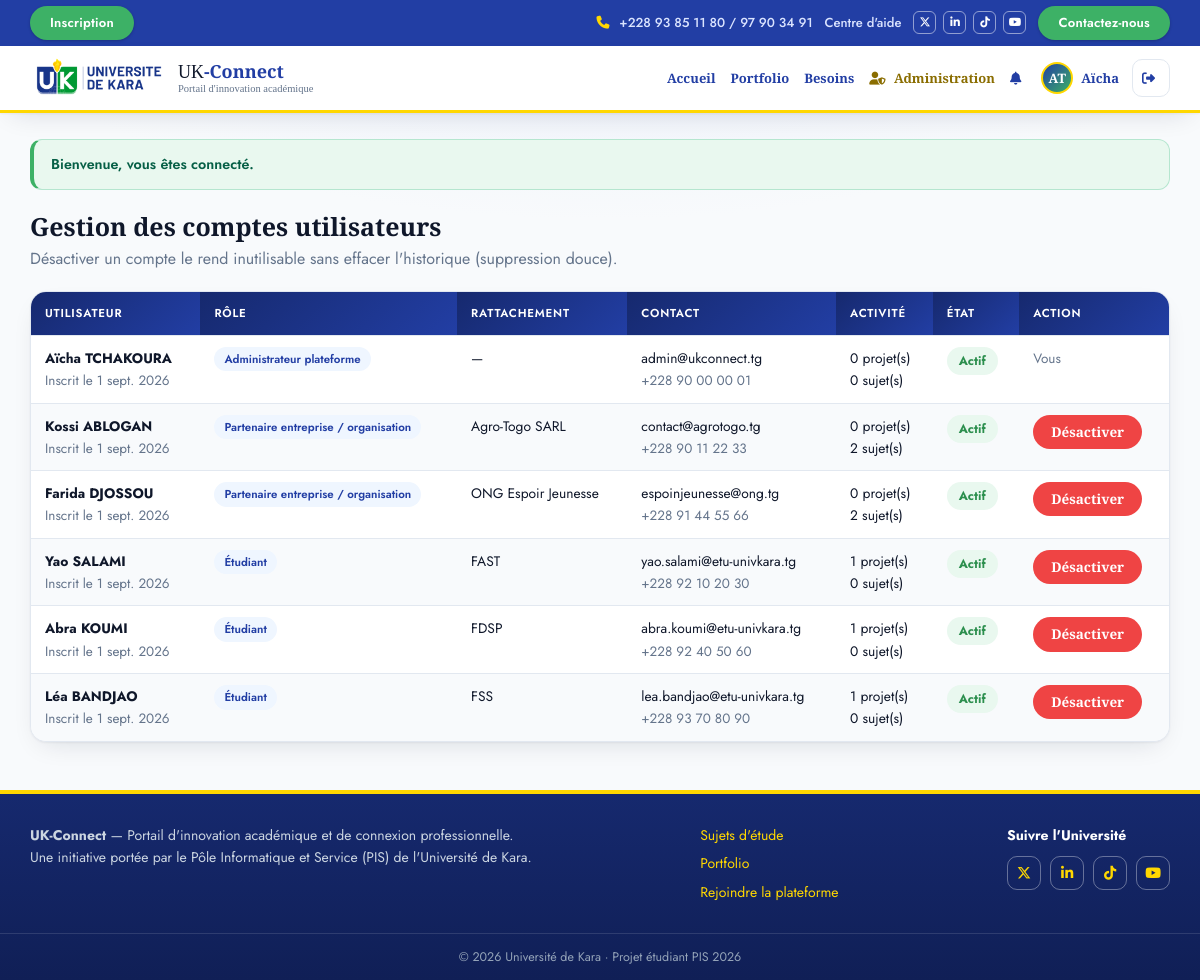
Page /admin/utilisateurs.php (signed in) on the committed database.
### tables this page shows
CREATE TABLE utilisateurs (
    id                INT UNSIGNED  NOT NULL AUTO_INCREMENT COMMENT 'Identifiant unique du compte',
    nom               VARCHAR(100)  NOT NULL                COMMENT 'Nom de famille',
    prenom            VARCHAR(100)  NOT NULL                COMMENT 'Prénom',
    email             VARCHAR(150)  NOT NULL                COMMENT 'Identifiant de connexion (unique)',
    telephone         VARCHAR(20)   NULL                    COMMENT 'Contact visible aux partenaires',
    mot_de_passe      VARCHAR(255)  NOT NULL                COMMENT 'Hachage password_hash (bcrypt/argon2) — JAMAIS en clair',
    role_id           TINYINT UNSIGNED NOT NULL             COMMENT 'Rôle du compte → roles(id)',
    id_faculte        INT UNSIGNED  NULL                    COMMENT 'Faculté de rattachement (étudiants)',
    nom_structure     VARCHAR(150)  NULL                    COMMENT 'Raison sociale (partenaires uniquement)',
    niveau_etudes     VARCHAR(60)   NULL                    COMMENT 'Niveau d''études actuel (Licence 3, Master 1, Ingénieur…)',
    photo_profil      VARCHAR(255)  NULL                    COMMENT 'Nom du fichier avatar',
    banniere_profil   VARCHAR(255)  NULL                    COMMENT 'Nom du fichier bannière de couverture',
    bio               TEXT          NULL                    COMMENT 'Présentation libre du profil',
    actif             BOOLEAN       NOT NULL DEFAULT TRUE   COMMENT 'Suppression douce : FALSE = compte désactivé',
    date_creation     TIMESTAMP     NOT NULL DEFAULT CURRENT_TIMESTAMP COMMENT 'Création du compte',
    date_modification TIMESTAMP     NOT NULL DEFAULT CURRENT_TIMESTAMP
                                    ON UPDATE CURRENT_TIMESTAMP COMMENT 'Dernière mise à jour (auto)',
    PRIMARY KEY (id),
    UNIQUE KEY uq_utilisateurs_email (email),
    KEY idx_utilisateurs_role (role_id),
    CONSTRAINT fk_utilisateurs_role     FOREIGN KEY (role_id)   REFERENCES roles(id)
                                        ON DELETE RESTRICT ON UPDATE CASCADE,
    CONSTRAINT fk_utilisateurs_faculte  FOREIGN KEY (id_faculte) REFERENCES facultes(id)
                                        ON DELETE SET NULL ON UPDATE CASCADE,
    CONSTRAINT chk_utilisateurs_email   CHECK (email LIKE '%_@_%._%'),
    CONSTRAINT chk_utilisateurs_mdp     CHECK (CHAR_LENGTH(mot_de_passe) >= 20)
                                         
                                         
);

CREATE TABLE roles (
    id       TINYINT UNSIGNED NOT NULL AUTO_INCREMENT COMMENT 'Identifiant du rôle',
    code     VARCHAR(20)      NOT NULL                COMMENT 'Code technique (utilisé dans le code PHP)',
    libelle  VARCHAR(60)      NOT NULL                COMMENT 'Libellé lisible affiché dans l''UI',
    PRIMARY KEY (id),
    UNIQUE KEY uq_roles_code (code)
);

CREATE TABLE facultes (
    id          INT UNSIGNED NOT NULL AUTO_INCREMENT COMMENT 'Identifiant de la faculté',
    nom_faculte VARCHAR(150) NOT NULL                COMMENT 'Intitulé complet de la faculté / institut',
    sigle       VARCHAR(20)  NOT NULL                COMMENT 'Sigle officiel (FLESH, FASEG…)',
    PRIMARY KEY (id),
    UNIQUE KEY uq_facultes_sigle (sigle)
);

### includes/auth.php (called while the page is built, shortened)
<?php
require_once __DIR__ . '/../config/database.php';
require_once __DIR__ . '/functions.php';
function current_user(): ?array
{
    static $cache = false;
    global $USER_COURANT;
    if ($cache !== false) return $USER_COURANT;
    $cache = true;
    $st = db()->prepare(
        'SELECT u.*, r.code AS role_code, f.sigle AS faculte_sigle
         FROM utilisateurs u
         JOIN roles r        ON r.id = u.role_id
         LEFT JOIN facultes f ON f.id = u.id_faculte
         WHERE u.id = ? AND u.actif = 1'
    );
    $st->execute([$_SESSION['user_id']]);
    $u = $st->fetch();
    $USER_COURANT = $u;
    return $u;
}
function est_admin(): bool     { $u = current_user(); return $u && $u['role_code'] === 'admin'; }
function require_login(): array
{
    $u = current_user();
    return $u;
}
function require_role(string ...$roles): array
{
    $u = require_login();
    return $u;
}

### config/database.php (called while the page is built, shortened)
<?php
function db(): PDO
{
    static $pdo = null;
    if ($pdo === null) {
        $dsn = 'mysql:host=' . DB_HOST . ';dbname=' . DB_NAME . ';charset=utf8mb4';
        try {
            $pdo = new PDO($dsn, DB_USER, DB_PASS, [
                PDO::ATTR_ERRMODE            => PDO::ERRMODE_EXCEPTION,
                PDO::ATTR_DEFAULT_FETCH_MODE => PDO::FETCH_ASSOC,
                PDO::ATTR_EMULATE_PREPARES   => false,
            ]);
        } catch (PDOException $e) {
            die('Impossible de se connecter à la base de données.
                 Vérifiez que MySQL est démarré dans XAMPP et que la base « ukconnect »
                 est importée (voir README.md).');
        }
    }
    return $pdo;
}

### admin/utilisateurs.php (the view, shortened to what this page needs)
<?php
require_once __DIR__ . '/../includes/auth.php';
$u = require_role('admin');
$pdo = db();
$comptes = $pdo->query(
    'SELECT u.id, u.nom, u.prenom, u.email, u.telephone, u.nom_structure, u.actif,
            u.date_creation, r.libelle AS role, f.sigle AS faculte_sigle,
            (SELECT COUNT(*) FROM projets_etudiants p WHERE p.id_etudiant = u.id) AS nb_projets,
            (SELECT COUNT(*) FROM besoins_sujets b WHERE b.id_partenaire = u.id)  AS nb_sujets
     FROM utilisateurs u
     JOIN roles r ON r.id = u.role_id
     LEFT JOIN facultes f ON f.id = u.id_faculte
     ORDER BY u.date_creation DESC'
)->fetchAll();
require __DIR__ . '/../includes/header.php';
?>
<div class="page-titre">
  <h1>Gestion des comptes utilisateurs</h1>
  <p>Désactiver un compte le rend inutilisable sans effacer l'historique (suppression douce).</p>
</div>
<div class="tableau-englobant">
  <table>
    <thead>
      <tr><th>Utilisateur</th><th>Rôle</th><th>Rattachement</th><th>Contact</th><th>Activité</th><th>État</th><th>Action</th></tr>
    </thead>
    <tbody>
      <?php foreach ($comptes as $c): ?>
      <tr>
        <td><b><?= e($c['prenom'] . ' ' . $c['nom']) ?></b><br>
            <span class="muted">Inscrit le <?= date_fr($c['date_creation']) ?></span></td>
        <td><span class="etiquette"><?= e($c['role']) ?></span></td>
        <td>
          <?= $c['faculte_sigle'] ? e($c['faculte_sigle']) : e($c['nom_structure'] ?: '—') ?>
        </td>
        <td><?= e($c['email']) ?><?php if ($c['telephone']): ?><br><span class="muted"><?= e($c['telephone']) ?></span><?php endif; ?></td>
        <td><?= (int)$c['nb_projets'] ?> projet(s)<br><?= (int)$c['nb_sujets'] ?> sujet(s)</td>
        <td>
          <?php if ($c['actif']): ?>
            <span class="statut statut-valide">Actif</span>
          <?php else: ?>
            <span class="statut statut-rejete">Désactivé</span>
          <?php endif; ?>
        </td>
        <td>
          <?php if ((int)$c['id'] !== (int)$u['id']): ?>
          <form method="post">
            <?php if ($c['actif']): ?>
              <button class="btn btn-rouge btn-petit" name="action" value="desactiver"
                      data-confirm="Désactiver le compte de <?= e($c['prenom']) ?> ?">Désactiver</button>
            <?php else: ?>
              <button class="btn btn-vert btn-petit" name="action" value="activer">Réactiver</button>
            <?php endif; ?>
          </form>
          <?php else: ?>
          <span class="muted">Vous</span>
          <?php endif; ?>
        </td>
      </tr>
      <?php endforeach; ?>
    </tbody>
  </table>
</div>
<?php require __DIR__ . '/../includes/footer.php'; ?>

### includes/header.php (shortened to what this page needs)
<?php
require_once __DIR__ . '/auth.php';
$u = current_user();
$chemin = $_SERVER['SCRIPT_NAME'] ?? '';
$navActif = function (string $suffixe) use ($chemin): string {
    if ($suffixe === '/index.php' && str_ends_with($chemin, 'admin/index.php')) return '';
    return str_ends_with($chemin, $suffixe) ? ' nav-actif' : '';
};
?>
<!DOCTYPE html>
<html lang="fr">
<head>
<link rel="stylesheet" href="https://cdnjs.cloudflare.com/ajax/libs/font-awesome/6.5.1/css/all.min.css">
<link rel="stylesheet" href="<?= url('assets/css/style.css') ?>">
</head>
<body>
<div class="topbar">
  <div class="conteneur topbar-interieur">
    <a class="topbar-btn" href="<?= url('inscription.php') ?>">Inscription</a>
    <div class="topbar-droite">
      <a class="topbar-lien topbar-tel" href="tel:+22893851180">
        <i class="fa-solid fa-phone"></i> +228 93 85 11 80 / 97 90 34 91</a>
      <a class="topbar-lien topbar-aide" href="<?= url('verifier-installation.php') ?>">Centre d'aide</a>
      <span class="topbar-sociaux">
        <a href="https://x.com/KaraUniversite" target="_blank" rel="noopener" aria-label="X (Twitter)" title="X (Twitter)"><i class="fa-brands fa-x-twitter"></i></a>
        <a href="https://www.linkedin.com/school/universit%C3%A9-de-kara" target="_blank" rel="noopener" aria-label="LinkedIn" title="LinkedIn"><i class="fa-brands fa-linkedin-in"></i></a>
        <a href="https://www.tiktok.com/@univkara_togo" target="_blank" rel="noopener" aria-label="TikTok" title="TikTok"><i class="fa-brands fa-tiktok"></i></a>
        <a href="https://www.youtube.com/@universitedekaratv7082" target="_blank" rel="noopener" aria-label="YouTube" title="YouTube"><i class="fa-brands fa-youtube"></i></a>
      </span>
      <a class="topbar-btn" href="mailto:admin@ukconnect.tg">Contactez-nous</a>
    </div>
  </div>
</div>
<header class="barre">
  <div class="conteneur barre-interieur">
    <a class="logo" href="<?= url('index.php') ?>">
      <img src="<?= url('assets/images/logo-uk.png') ?>" alt="Université de Kara" class="logo-img">
      <span class="logo-texte">UK<strong>-Connect</strong>
        <small>Portail d'innovation académique</small>
      </span>
    </a>
    <nav class="nav" id="nav">
      <a href="<?= url('index.php') ?>" class="<?= $navActif('/index.php') ?>">Accueil</a>
      <a href="<?= url('projets.php') ?>" class="<?= $navActif('/projets.php') ?>">Portfolio</a>
      <a href="<?= url('sujets.php') ?>" class="<?= $navActif('/sujets.php') ?>">Besoins</a>
      <?php if (est_admin()): ?>
        <a href="<?= url('admin/index.php') ?>" class="nav-admin<?= $navActif('admin/index.php') ?>"><i class="fa-solid fa-user-shield"></i> Administration</a>
      <?php elseif (est_partenaire()): ?>
        <a href="<?= url('sujet-deposer.php') ?>" class="<?= $navActif('/sujet-deposer.php') ?>"><i class="fa-solid fa-plus"></i> Déposer un besoin</a>
        <a href="<?= url('partenaire-espace.php') ?>" class="<?= $navActif('/partenaire-espace.php') ?>"><i class="fa-solid fa-briefcase"></i> Mon espace</a>
      <?php endif; ?>
      <?php if ($u): ?>
        <a href="<?= url('notifications.php') ?>" title="Mes notifications" class="nav-cloche<?= $navActif('/notifications.php') ?>">
          <i class="fa-solid fa-bell"></i><span class="nav-libelle"> Notifications</span>
        </a>
        <?php
        $lienProfilNom = $u['role_code'] === 'etudiant'
            ? url('etudiant.php?id=' . (int)$u['id'])
            : url('profil.php');
        ?>
        <a class="nav-profil" href="<?= $lienProfilNom ?>"
           title="<?= $u['role_code'] === 'etudiant' ? 'Voir mon profil public (portfolio)' : 'Mon profil' ?>">
          <?php if (!empty($u['photo_profil'])): ?>
            <img class="nav-avatar" src="<?= url('assets/uploads/avatars/' . rawurlencode($u['photo_profil'])) ?>"
                 alt="Ma photo de profil">
          <?php else: ?>
            <span class="nav-avatar nav-avatar-initiales">
              <?= e(mb_strtoupper(mb_substr($u['prenom'], 0, 1) . mb_substr($u['nom'], 0, 1))) ?>
            </span>
          <?php endif; ?>
          <span class="nav-libelle"><?= e($u['prenom']) ?></span>
        </a>
        <a class="nav-ico" href="<?= url('deconnexion.php') ?>"
           title="Se déconnecter"><i class="fa-solid fa-right-from-bracket"></i></a>
      <?php endif; ?>
    </nav>
  </div>
</header>
<main class="conteneur principal">
<?= flash_afficher() ?>

### rows in the picture
utilisateurs: prenom+nom "AT", prenom "Aïcha", prenom+nom "Aïcha TCHAKOURA", date_creation "1 sept. 2026", role.libelle "Administrateur plateforme", nom_structure "—", email "admin@ukconnect.tg", telephone "+228 90 00 00 01", nb_projets "0", nb_sujets "0", actif "Actif", shows "Vous"
utilisateurs: prenom+nom "Kossi ABLOGAN", date_creation "1 sept. 2026", role.libelle "Partenaire entreprise / organisation", nom_structure "Agro-Togo SARL", email "contact@agrotogo.tg", telephone "+228 90 11 22 33", nb_projets "0", nb_sujets "2", actif "Actif"
utilisateurs: prenom+nom "Farida DJOSSOU", date_creation "1 sept. 2026", role.libelle "Partenaire entreprise / organisation", nom_structure "ONG Espoir Jeunesse", email "espoinjeunesse@ong.tg", telephone "+228 91 44 55 66", nb_projets "0", nb_sujets "2", actif "Actif"
utilisateurs: prenom+nom "Yao SALAMI", date_creation "1 sept. 2026", role.libelle "Étudiant", id_faculte.sigle "FAST", email "yao.salami@etu-univkara.tg", telephone "+228 92 10 20 30", nb_projets "1", nb_sujets "0", actif "Actif"
utilisateurs: prenom+nom "Abra KOUMI", date_creation "1 sept. 2026", role.libelle "Étudiant", id_faculte.sigle "FDSP", email "abra.koumi@etu-univkara.tg", telephone "+228 92 40 50 60", nb_projets "1", nb_sujets "0", actif "Actif"
utilisateurs: prenom+nom "Léa BANDJAO", date_creation "1 sept. 2026", role.libelle "Étudiant", id_faculte.sigle "FSS", email "lea.bandjao@etu-univkara.tg", telephone "+228 93 70 80 90", nb_projets "1", nb_sujets "0", actif "Actif"

### other values in the picture
$f['message'] "Bienvenue, vous êtes connecté."
